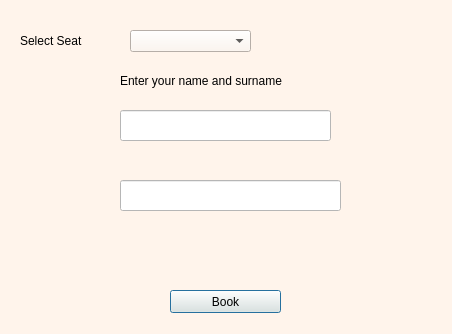
<?xml version="1.0" encoding="UTF-8"?>
<ui version="4.0">
 <class>book</class>
 <widget class="QDialog" name="book">
  <property name="windowModality">
   <enum>Qt::WindowModal</enum>
  </property>
  <property name="geometry">
   <rect>
    <x>0</x>
    <y>0</y>
    <width>452</width>
    <height>334</height>
   </rect>
  </property>
  <property name="windowTitle">
   <string>Book a Ticket</string>
  </property>
  <property name="styleSheet">
   <string notr="true">background-color: rgb(255, 244, 235);</string>
  </property>
  <widget class="QPushButton" name="btnBook">
   <property name="geometry">
    <rect>
     <x>170</x>
     <y>290</y>
     <width>111</width>
     <height>23</height>
    </rect>
   </property>
   <property name="font">
    <font>
     <family>Microsoft YaHei UI</family>
     <pointsize>9</pointsize>
    </font>
   </property>
   <property name="styleSheet">
    <string notr="true">background-color: rgb(238, 237, 226);</string>
   </property>
   <property name="text">
    <string>Book</string>
   </property>
  </widget>
  <widget class="QComboBox" name="cmbSeats">
   <property name="geometry">
    <rect>
     <x>130</x>
     <y>30</y>
     <width>121</width>
     <height>22</height>
    </rect>
   </property>
  </widget>
  <widget class="QLabel" name="label">
   <property name="geometry">
    <rect>
     <x>20</x>
     <y>30</y>
     <width>101</width>
     <height>21</height>
    </rect>
   </property>
   <property name="font">
    <font>
     <family>Microsoft YaHei UI</family>
     <pointsize>9</pointsize>
    </font>
   </property>
   <property name="text">
    <string>Select Seat</string>
   </property>
  </widget>
  <widget class="QLabel" name="lblInfo">
   <property name="geometry">
    <rect>
     <x>160</x>
     <y>250</y>
     <width>151</width>
     <height>16</height>
    </rect>
   </property>
   <property name="text">
    <string/>
   </property>
  </widget>
  <widget class="QLabel" name="label_2">
   <property name="geometry">
    <rect>
     <x>120</x>
     <y>70</y>
     <width>281</width>
     <height>21</height>
    </rect>
   </property>
   <property name="font">
    <font>
     <family>Microsoft YaHei UI</family>
     <pointsize>9</pointsize>
    </font>
   </property>
   <property name="text">
    <string>Enter your name and surname</string>
   </property>
  </widget>
  <widget class="QLineEdit" name="lineEdit">
   <property name="geometry">
    <rect>
     <x>120</x>
     <y>110</y>
     <width>211</width>
     <height>31</height>
    </rect>
   </property>
   <property name="styleSheet">
    <string notr="true">background-color: rgb(255, 255, 255);</string>
   </property>
  </widget>
  <widget class="QLineEdit" name="lineEdit_2">
   <property name="geometry">
    <rect>
     <x>120</x>
     <y>180</y>
     <width>221</width>
     <height>31</height>
    </rect>
   </property>
   <property name="styleSheet">
    <string notr="true">background-color: rgb(255, 255, 255);</string>
   </property>
  </widget>
 </widget>
 <resources/>
 <connections/>
</ui>
